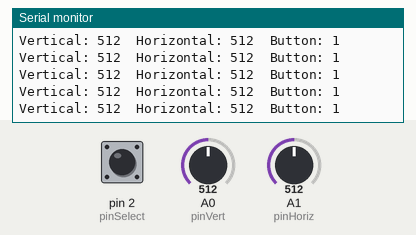
Recording of a sketch running on a simulated Arduino Uno, built with avr-gcc and run on an emulated ATmega328P. Shown: the last lines printed to the serial monitor. The test bench sets the inputs (shaded band); at power-on: A1 (pinHoriz) = 512, A0 (pinVert) = 512, pin 2 (pinSelect) HIGH.

Above: at 4.2 s.
4.3 s: A1 (pinHoriz) set to 106
At 4.34 s:
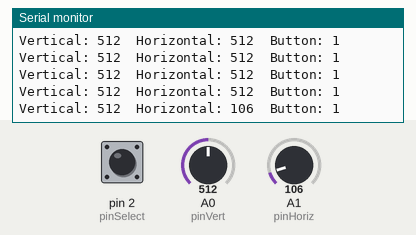
7.3 s: A1 (pinHoriz) set to 89
At 7.37 s:
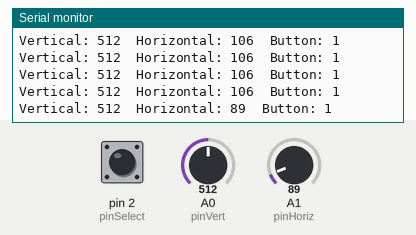
14.9 s: A0 (pinVert) set to 1007
At 14.93 s:
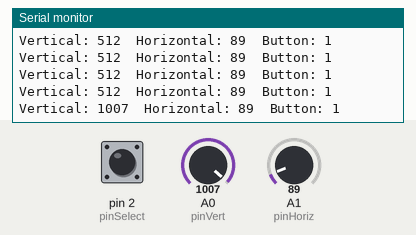
17.9 s: A0 (pinVert) set to 991
At 17.96 s:
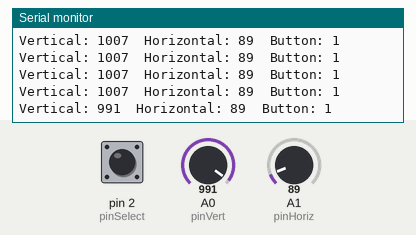
Timing chart, 0 to 20.9 s (numbered marks = the images above; inputs shaded):
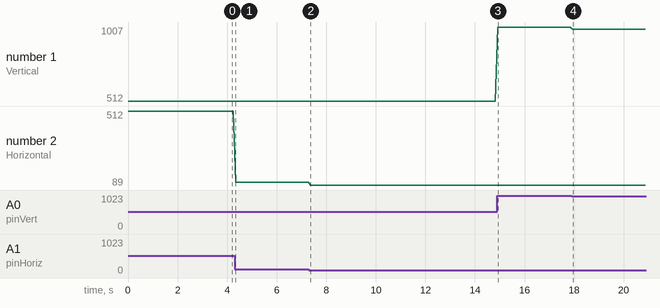

The sketch:

joystick.ino
```cpp
const int pinVert = A0;
const int pinHoriz = A1;
const int pinSelect = 2;

void setup() {
  Serial.begin(9600);
  pinMode(pinSelect, INPUT_PULLUP);
}

void loop() {
  int vertValue = analogRead(pinVert);
  int horizValue = analogRead(pinHoriz);
  int selectButton = digitalRead(pinSelect);
  Serial.print("Vertical: ");
  Serial.print(vertValue);
  Serial.print("\tHorizontal: ");
  Serial.print(horizValue);
  Serial.print("\tButton: ");
  Serial.println(selectButton);
  delay(100);
}
```

Measured:
- after the input at 4.3 s, the serial monitor: prints a new line at once (image 1)
- after the input at 7.3 s, the serial monitor: prints a new line after 0.06 s (image 2)
- after the input at 14.9 s, the serial monitor: prints a new line at once (image 3)
- after the input at 17.9 s, the serial monitor: prints a new line after 0.05 s (image 4)
- plotted number 1: 512 → 1007 after the input at 14.9 s, 1007 → 991 after the input at 17.9 s
- plotted number 2: 512 → 106 after the input at 4.3 s, 106 → 89 after the input at 7.3 s
